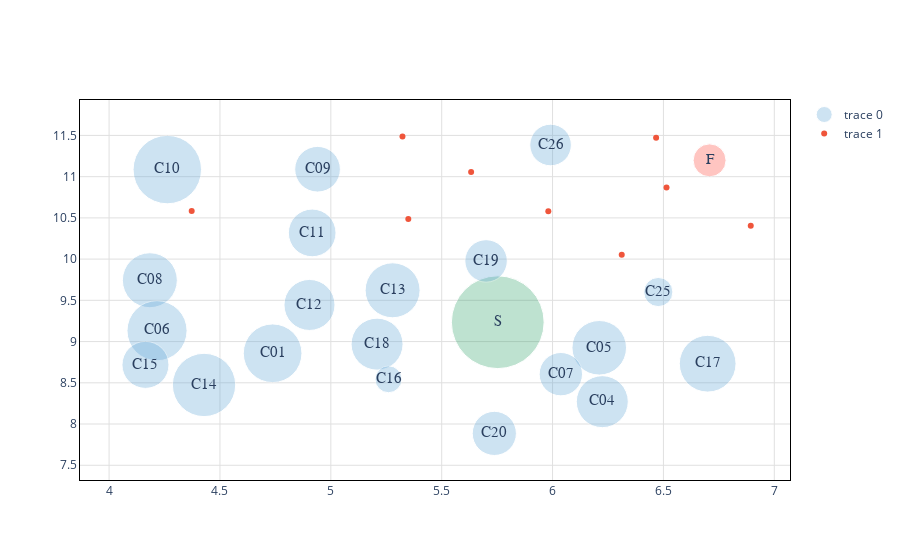

Here is the notebook cell this chart was saved with:
### Code cell
col_dict = {'C': 'rgb(93, 164, 214)', 'S': 'rgb(44, 160, 101)', 'F': 'rgb(255, 65, 54)'}
fig = go.Figure(data=[go.Scatter(
    x = se_umap['x'],
    y = se_umap['y'],
    mode = 'markers+text',
    text = se_umap['category'],
    textposition='middle center',
    textfont=dict(
        family="sans serif",
        size=15,
        # color="LightSeaGreen"
    ),
    marker = dict(color=[col_dict[i] for i in se_umap['color']], opacity=0.3, size=np.log(se_umap['n_se'])*15))])
# fig = px.scatter(se_umap, x='x', y='y', color=[col_dict[i] for i in se_umap['color']], text='category', size='n_se', size_max=100, opacity=0.3)

fig.add_trace(go.Scatter(
    x = se_umap_md[:, 0],
    y = se_umap_md[:, 1],
    mode='markers'
))

fig.update_xaxes(gridcolor='#e0e0e0', showline=True, linecolor='black', mirror=True)
fig.update_yaxes(gridcolor='#e0e0e0', showline=True, linecolor='black', mirror=True)
fig.update_layout(plot_bgcolor='#FFF')
fig.show()

### Figure 1 — Plotly figure (JSON) as saved in the notebook; plotly's stock layout.template omitted (floating-point values rounded to 4 significant figures)
{"data": [{"marker": {"color": ["rgb(93, 164, 214)", "rgb(44, 160, 101)", "rgb(93, 164, 214)", "rgb(93, 164, 214)", "rgb(93, 164, 214)", "rgb(93, 164, 214)", "rgb(93, 164, 214)", "rgb(93, 164, 214)", "rgb(93, 164, 214)", "rgb(93, 164, 214)", "rgb(93, 164, 214)", "rgb(93, 164, 214)", "rgb(93, 164, 214)", "rgb(93, 164, 214)", "rgb(93, 164, 214)", "rgb(93, 164, 214)", "rgb(93, 164, 214)", "rgb(93, 164, 214)", "rgb(93, 164, 214)", "rgb(93, 164, 214)", "rgb(255, 65, 54)", "rgb(93, 164, 214)"], "opacity": 0.3, "size": [54.95, 92.76, 51.99, 60.11, 63.29, 44.17, 29.19, 47.03, 58.68, 68.47, 51.99, 47.67, 51.02, 54.95, 41.59, 56.76, 45.67, 54.56, 43.36, 42.5, 32.96, 26.88]}, "mode": "markers+text", "text": ["C08", "S", "C18", "C06", "C14", "C20", "C25", "C15", "C01", "C10", "C04", "C11", "C12", "C13", "C26", "C17", "C09", "C05", "C07", "C19", "F", "C16"], "textfont": {"family": "sans serif", "size": 15}, "textposition": "middle center", "type": "scatter", "x": [4.184, 5.753, 5.209, 4.216, 4.428, 5.737, 6.477, 4.164, 4.738, 4.263, 6.224, 4.916, 4.904, 5.279, 5.991, 6.7, 4.94, 6.211, 6.037, 5.7, 6.708, 5.26], "y": [9.744, 9.235, 8.969, 9.132, 8.474, 7.886, 9.601, 8.717, 8.858, 11.09, 8.271, 10.32, 9.444, 9.622, 11.38, 8.732, 11.09, 8.924, 8.605, 9.978, 11.2, 8.543]}, {"mode": "markers", "type": "scatter", "x": [4.373, 5.981, 5.633, 6.894, 5.349, 6.312, 6.467, 6.514, 5.323], "y": [10.58, 10.58, 11.06, 10.41, 10.49, 10.05, 11.47, 10.87, 11.49]}], "layout": {"plot_bgcolor": "#FFF", "xaxis": {"gridcolor": "#e0e0e0", "linecolor": "black", "mirror": true, "showline": true}, "yaxis": {"gridcolor": "#e0e0e0", "linecolor": "black", "mirror": true, "showline": true}}}
